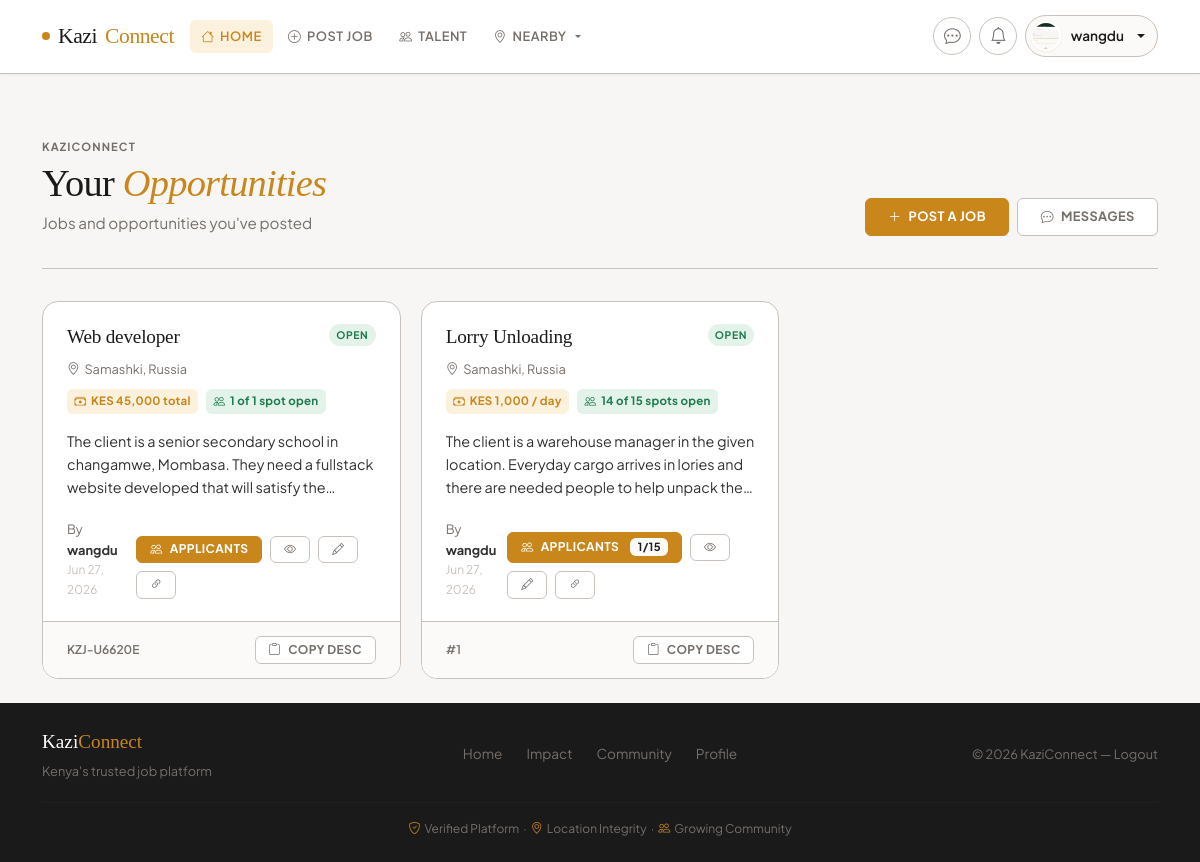
Page / (signed in) on the earlier database version.
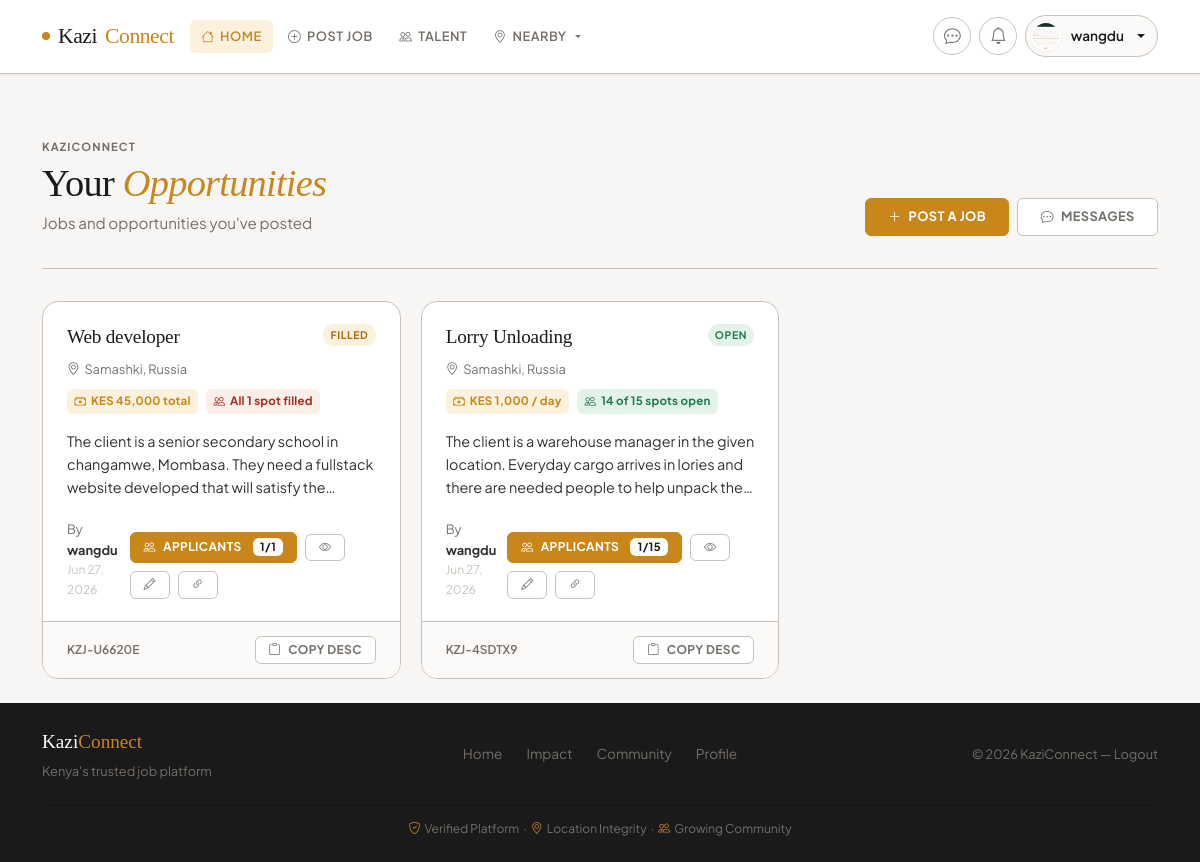
Same page on the later database version.
### app.py (models this page shows, shortened)
class Job(db.Model):
    __tablename__ = 'job'
    id = db.Column(db.Integer, primary_key=True)
    job_ref = db.Column(db.String(12), unique=True, nullable=True, index=True)  # e.g. KZJ-A3F9X2
    title = db.Column(db.String(120), nullable=False)
    description = db.Column(db.Text, nullable=False)
    location = db.Column(db.String(120), nullable=False)
    latitude = db.Column(db.Float, nullable=True)
    longitude = db.Column(db.Float, nullable=True)
    requirements = db.Column(db.Text, nullable=False)
    poster_id = db.Column(db.Integer, db.ForeignKey('user.id'), nullable=False)
    status = db.Column(db.String(20), default='open')  # open, filled, in_progress, completed, cancelled
    pay_amount = db.Column(db.Float, nullable=True)
    pay_type = db.Column(db.String(20), default='fixed')  # fixed, per_hour, per_day
    slots_total = db.Column(db.Integer, default=1, nullable=False)
    slots_filled = db.Column(db.Integer, default=0, nullable=False)
    created_at = db.Column(db.DateTime, default=lambda: datetime.now(timezone.utc))
    updated_at = db.Column(db.DateTime, default=lambda: datetime.now(timezone.utc), onupdate=lambda: datetime.now(timezone.utc))
    started_at = db.Column(db.DateTime, nullable=True)
    completed_at = db.Column(db.DateTime, nullable=True)
    applications = db.relationship('JobApplication', backref='job', lazy=True, cascade='all, delete-orphan')
    media = db.relationship('JobMedia', backref='job', lazy=True, cascade='all, delete-orphan')
    def slots_remaining(self):
        return max(0, (self.slots_total or 1) - (self.slots_filled or 0))
    def pay_label(self):
        if not self.pay_amount:
            return 'Pay not specified'
        suffix = {'per_hour': ' / hour', 'per_day': ' / day', 'fixed': ' total'}.get(self.pay_type, '')
        return f'KES {self.pay_amount:,.0f}{suffix}'
    def status_label(self):
        return {
            'open': 'Open',
            'filled': 'Filled',
            'in_progress': 'In Progress',
            'completed': 'Completed',
            'cancelled': 'Cancelled',
        }.get(self.status, self.status.title())

class User(UserMixin, db.Model):
    __tablename__ = 'user'
    id = db.Column(db.Integer, primary_key=True)
    username = db.Column(db.String(80), unique=True, nullable=True, index=True)
    email = db.Column(db.String(120), unique=True, nullable=False, index=True)
    password_hash = db.Column(db.String(255), nullable=False)
    role = db.Column(db.String(20), nullable=False, default='worker', index=True)  # 'worker' or 'recruiter'
    phone_number = db.Column(db.String(30))
    national_id = db.Column(db.String(50))
    certificate_of_good_conduct = db.Column(db.String(255))
    profile_picture = db.Column(db.String(255))
    location = db.Column(db.String(100))
    latitude = db.Column(db.Float, nullable=True)
    longitude = db.Column(db.Float, nullable=True)
    work_type = db.Column(db.String(100))
    profile_completed = db.Column(db.Boolean, default=False)
    created_at = db.Column(db.DateTime, default=lambda: datetime.now(timezone.utc))
    real_ip = db.Column(db.String(45), nullable=True)  # IPv6 can be up to 45 chars
    real_latitude = db.Column(db.Float, nullable=True)
    real_longitude = db.Column(db.Float, nullable=True)
    real_city = db.Column(db.String(100), nullable=True)
    real_country = db.Column(db.String(100), nullable=True)
    real_region = db.Column(db.String(100), nullable=True)
    location_discrepancy = db.Column(db.Boolean, default=False)  # Flag if custom location differs from real
    location_verified_at = db.Column(db.DateTime, nullable=True)
    suspension_end_date = db.Column(db.DateTime, nullable=True)  # Track when suspension ends
    suspension_reason = db.Column(db.String(255), nullable=True)
    suspension_duration = db.Column(db.String(20), nullable=True)  # 'hour', 'day', 'week', 'month', 'year', 'custom'
    is_admin = db.Column(db.Boolean, default=False)
    suspended = db.Column(db.Boolean, default=False)
    burned = db.Column(db.Boolean, default=False)  # Permanently banned
    warnings_count = db.Column(db.Integer, default=0)
    jobs_posted = db.relationship('Job', backref='poster', lazy=True, cascade='all, delete-orphan')
    applications = db.relationship('JobApplication', backref='applicant', lazy=True, cascade='all, delete-orphan')
    notifications = db.relationship('Notification', backref='user', lazy=True, cascade='all, delete-orphan')
    sent_messages = db.relationship('Message', foreign_keys='Message.sender_id', backref='sender', lazy='dynamic', cascade='all, delete-orphan')
    received_messages = db.relationship('Message', foreign_keys='Message.recipient_id', backref='recipient', lazy='dynamic', cascade='all, delete-orphan')
    def is_recruiter(self):
        return self.role == 'recruiter'

### app.py (the view, shortened to what this page needs)
@app.route('/')
def index():
    if current_user.is_authenticated and current_user.is_recruiter():
        jobs = Job.query.filter_by(
            poster_id=current_user.id
        ).order_by(Job.created_at.desc()).limit(50).all()
        job_distances = {}
        return render_template('index.html', jobs=jobs, job_distances=job_distances, view='recruiter')

### app.py (called while the page is built)
@app.context_processor
def inject_template_helpers():
    return {
        "now": lambda: datetime.utcnow(),
        "csrf_token": generate_csrf,
        "sanitize": sanitize_html
    }

@app.context_processor
def inject_template_helpers():
    return {
        "now": lambda: datetime.now(timezone.utc),
        "csrf_token": generate_csrf,
        "sanitize": sanitize_html
    }

@login_manager.user_loader
def load_user(user_id):
    try:
        return db.session.get(User, int(user_id))
    except (ValueError, TypeError):
        return None

### templates/index.html (shortened to what the changed rows need)
{% extends 'base.html' %}
{% block content %}
<div class="page-header">
  <div class="d-flex justify-content-between align-items-end flex-wrap gap-3">
    <div>
      {% if view == 'recruiter' %}
        <h1>Your <em>Opportunities</em></h1>
      {% else %}
        <h1>Open <em>Opportunities</em></h1>
        <p class="mt-1 mb-0" style="color:var(--stone); font-size:.95rem;">
          {% if current_user.is_authenticated and job_distances %}Sorted by distance from your location{% else %}Discover jobs and apply in one click{% endif %}
        </p>
      {% endif %}
    </div>
  </div>
</div>
<div class="jobs-grid">
  {% if jobs %}
    {% for job in jobs %}
      <div class="job-card">
        <div class="job-card-body">
          <div class="d-flex justify-content-between align-items-start gap-2 mb-1">
            <h3 class="job-title">{{ job.title }}</h3>
            <span class="status-badge status-{{ job.status }}">{{ job.status_label() }}</span>
          </div>
          <div class="job-location">
            <i class="bi bi-geo-alt"></i> {{ job.location }}
          </div>
          <div class="job-meta-row">
            <span class="pay-pill">
              <i class="bi bi-cash-stack"></i> {{ job.pay_label() }}
            </span>
            <span class="slots-pill {% if job.slots_remaining() == 0 %}slots-full{% endif %}">
              <i class="bi bi-people"></i>
              {% if job.slots_remaining() > 0 %}
                {{ job.slots_remaining() }} of {{ job.slots_total }} spot{{ 's' if job.slots_total != 1 else '' }} open
              {% else %}
                All {{ job.slots_total }} spot{{ 's' if job.slots_total != 1 else '' }} filled
              {% endif %}
            </span>
          </div>
          {% set fm = job.media|first %}
          <p class="job-desc" id="desc-{{ job.id }}">{{ job.description }}</p>
          <div class="d-flex justify-content-between align-items-end gap-2 mt-auto">
            <div>
              <div style="font-size:.8rem; color:var(--stone);">
                By <strong style="color:var(--charcoal);">{{ job.poster.username or job.poster.email }}</strong>
              </div>
              <div style="font-size:.75rem; color:var(--dust);">
                {{ job.created_at.strftime('%b %d, %Y') }}
              </div>
            </div>
            <div class="d-flex gap-2 align-items-center flex-wrap">
              {% if view == 'recruiter' %}
                {% if job.status == 'in_progress' %}
                  <a class="btn btn-success btn-sm" href="{{ url_for('job_detail', job_id=job.id) }}">
                    <i class="bi bi-check-circle-fill"></i> Mark Complete
                  </a>
                {% else %}
                  <a class="btn btn-primary btn-sm" href="{{ url_for('job_applications', job_id=job.id) }}">
                    <i class="bi bi-people"></i> Applicants
                    {% if job.slots_filled > 0 %}<span class="badge bg-light text-dark ms-1">{{ job.slots_filled }}/{{ job.slots_total }}</span>{% endif %}
                  </a>
                {% endif %}
                <a class="btn btn-outline-secondary btn-sm" href="{{ url_for('job_detail', job_id=job.id) }}">
                  <i class="bi bi-eye"></i>
                </a>
                <a class="btn btn-outline-secondary btn-sm" href="{{ url_for('edit_job', job_id=job.id) }}">
                  <i class="bi bi-pencil"></i>
                </a>
              {% endif %}
              <button class="btn btn-outline-secondary btn-sm copy-btn"
                      data-copy-text="{{ url_for('job_detail', job_id=job.id, _external=true) }}"
                      title="Copy link">
                <i class="bi bi-link-45deg"></i>
              </button>
            </div>
          </div>
        </div>
        <div class="job-footer-bar">
          <span style="font-weight:600; font-size:.75rem; color:var(--stone);">
            {{ job.job_ref or ('#' ~ job.id) }}
          </span>
          <button class="btn btn-outline-secondary btn-sm copy-desc-btn" data-target="#desc-{{ job.id }}">
            <i class="bi bi-clipboard"></i> Copy desc
          </button>
        </div>
      </div>
    {% endfor %}
  {% endif %}
</div>
{% endblock %}

Differences in the rows shown:
changed Job "Web developer": status "open" → "filled" (drawn); status_label "OPEN" → "FILLED"; slots_filled (not shown) → "1"; slots_total (not shown) → "1"; slots_remaining "1" → (not shown); slots_filled "of open" → "All filled"
changed Job "Lorry Unloading": job_ref "#1" → "KZJ-4SDTX9"
